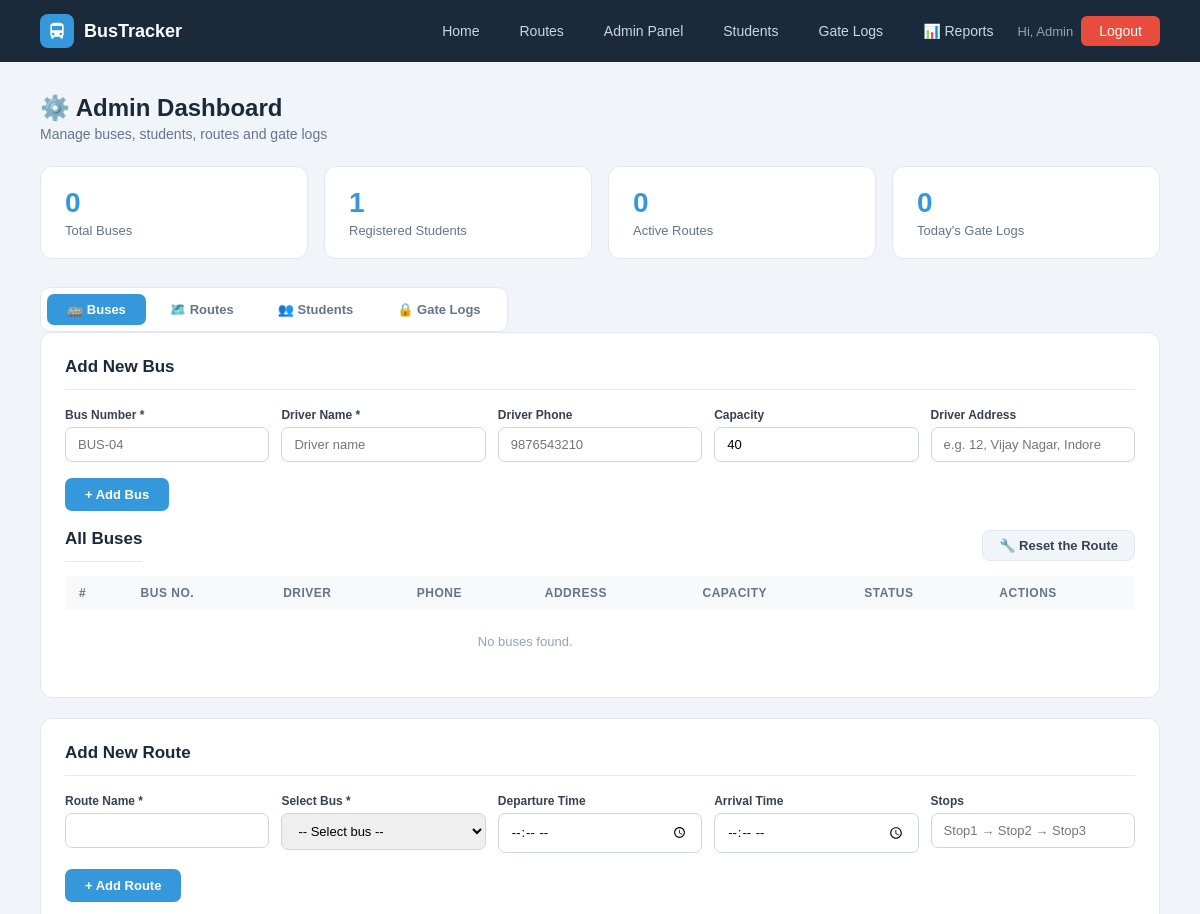
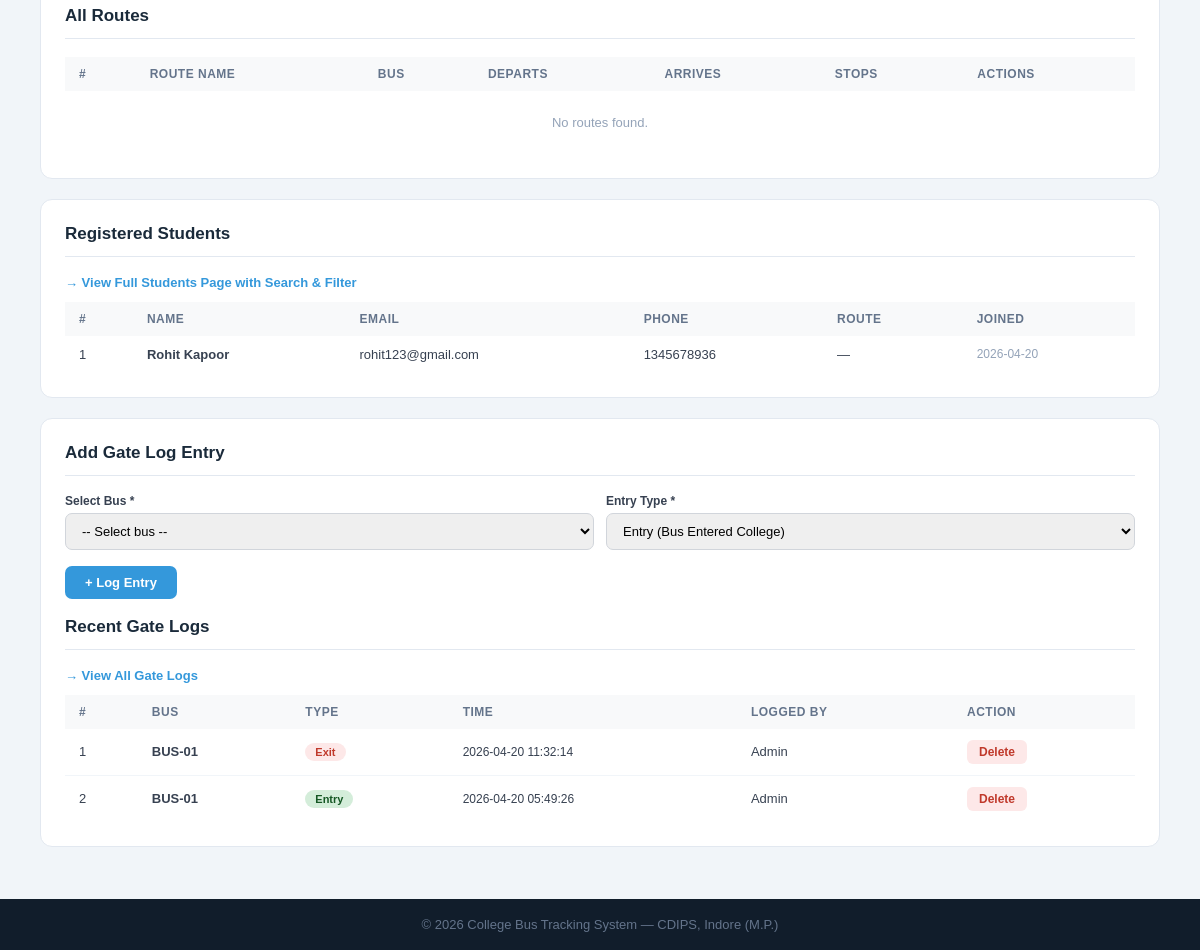
The page /admin (signed in) on the database its author committed (2 pictures, top to bottom).
### tables this page shows
CREATE TABLE users (
        id INTEGER PRIMARY KEY AUTOINCREMENT,
        name TEXT NOT NULL, email TEXT UNIQUE NOT NULL,
        password TEXT NOT NULL, role TEXT DEFAULT 'student',
        phone TEXT, route_id INTEGER,
        created_at TIMESTAMP DEFAULT CURRENT_TIMESTAMP);

CREATE TABLE gate_logs (
        id INTEGER PRIMARY KEY AUTOINCREMENT,
        bus_id INTEGER, bus_number TEXT, entry_type TEXT,
        log_time TIMESTAMP DEFAULT CURRENT_TIMESTAMP,
        noted_by TEXT DEFAULT 'System',
        FOREIGN KEY(bus_id) REFERENCES buses(id));

### app.py (the view)
@app.route('/admin')
@admin_required
def admin_dashboard():
    db = get_db()
    buses    = db.execute("SELECT * FROM buses").fetchall()
    students = db.execute('''SELECT u.*,r.route_name FROM users u
                             LEFT JOIN routes r ON u.route_id=r.id
                             WHERE u.role='student' ORDER BY u.created_at DESC''').fetchall()
    routes   = db.execute("SELECT r.*,b.bus_number FROM routes r LEFT JOIN buses b ON r.bus_id=b.id").fetchall()
    logs     = db.execute("SELECT * FROM gate_logs ORDER BY log_time DESC LIMIT 15").fetchall()
    stats = dict(
        total_buses=db.execute("SELECT COUNT(*) FROM buses").fetchone()[0],
        total_students=db.execute("SELECT COUNT(*) FROM users WHERE role='student'").fetchone()[0],
        total_routes=db.execute("SELECT COUNT(*) FROM routes").fetchone()[0],
        today_logs=db.execute("SELECT COUNT(*) FROM gate_logs WHERE DATE(log_time)=DATE('now')").fetchone()[0])
    db.close(); return render_template('admin.html', buses=buses, students=students, routes=routes, logs=logs, stats=stats)

### templates/admin.html (shortened to what this page needs)
{% extends "base.html" %}
{% block content %}
<div class="page">
    <div class="page-header">
        <div style="display:flex;gap:12px;align-items:flex-start;flex-wrap:wrap;justify-content:space-between;">
            <div>
                <h1>⚙️ Admin Dashboard</h1>
                <p>Manage buses, students, routes and gate logs</p>
            </div>
        </div>
    </div>
    <div class="stat-cards">
        <div class="stat-card"><div class="num">{{ stats.total_buses }}</div><div class="lbl">Total Buses</div></div>
        <div class="stat-card"><div class="num">{{ stats.total_students }}</div><div class="lbl">Registered Students</div></div>
        <div class="stat-card"><div class="num">{{ stats.total_routes }}</div><div class="lbl">Active Routes</div></div>
        <div class="stat-card"><div class="num">{{ stats.today_logs }}</div><div class="lbl">Today's Gate Logs</div></div>
    </div>
    <div class="tab-wrap">
        <div class="tab-labels">
            <label for="tab-buses">🚌 Buses</label>
            <label for="tab-routes">🗺️ Routes</label>
            <label for="tab-students">👥 Students</label>
            <label for="tab-logs">🔒 Gate Logs</label>
        </div>
        <div class="tab-contents">
            <div class="panel" id="content-buses">
                <h2>Add New Bus</h2>
                <form method="POST" action="{{ url_for('add_bus') }}">
                    <div class="form-row">
                        <div class="fg"><label>Bus Number *</label><input type="text" name="bus_number" placeholder="BUS-04" required></div>
                        <div class="fg"><label>Driver Name *</label><input type="text" name="driver_name" placeholder="Driver name" required></div>
                        <div class="fg"><label>Driver Phone</label><input type="tel" name="driver_phone" placeholder="9876543210" maxlength="10"></div>
                        <div class="fg"><label>Capacity</label><input type="number" name="capacity" value="40" min="10" max="60"></div>
                        <div class="fg" style="width:100%"><label>Driver Address</label><input type="text" name="driver_address" placeholder="e.g. 12, Vijay Nagar, Indore"></div>
                    </div>
                    <button type="submit" class="btn-add">+ Add Bus</button>
                </form>
                <br>
                <div style="display:flex;align-items:center;justify-content:space-between;margin-bottom:14px;">
                    <h2 style="margin:0;">All Buses</h2>
                    <a href="{{ url_for('fix_routes') }}"
                       onclick="return confirm('Are you sure you want to restore all routes to their original buses?')"
                       style="background:#f1f5f9;color:#374151;padding:7px 16px;border-radius:8px;font-size:13px;font-weight:600;text-decoration:none;border:1px solid #e2e8f0;">
                       🔧 Reset the Route
                    </a>
                </div>
                <table>
                    <thead><tr><th>#</th><th>Bus No.</th><th>Driver</th><th>Phone</th><th>Address</th><th>Capacity</th><th>Status</th><th>Actions</th></tr></thead>
                    <tbody>
                    {% for b in buses %}
                    <tr>
                        <td>{{ loop.index }}</td>
                        <td><b>{{ b.bus_number }}</b></td>
                        <td>{{ b.driver_name }}</td>
                        <td>{{ b.driver_phone or '—' }}</td>
                        <td style="font-size:12px;color:#64748b;max-width:160px;">{{ b.driver_address or '—' }}</td>
                        <td>{{ b.capacity }}</td>
                        <td><span class="badge {{ 'badge-green' if b.status=='active' else 'badge-red' }}">{{ b.status.upper() }}</span></td>
                        <td>
                            {% if b.status == 'active' %}
                            <a href="{{ url_for('bus_status', bid=b.id, status='inactive') }}" class="btn-sm btn-warning">Deactivate</a>
                            {% else %}
                            <a href="{{ url_for('bus_status', bid=b.id, status='active') }}" class="btn-sm btn-success">Activate</a>
                            {% endif %}
                            <a href="{{ url_for('delete_bus', bid=b.id) }}" class="btn-sm btn-danger">Delete</a>
                        </td>
                    </tr>
                    {% else %}
                    <tr><td colspan="7" style="text-align:center;color:#94a3b8;padding:24px">No buses found.</td></tr>
                    {% endfor %}
                    </tbody>
                </table>
            </div>
           <div class="panel" id="content-routes">
             <h2>Add New Route</h2>
             <form method="POST" action="{{ url_for('add_route') }}">
                <div class="form-row">
                    <div class="fg">
                        <label>Route Name *</label>
                        <input type="text" name="route_name" required>
                    </div>
                    <div class="fg">
                        <label>Select Bus *</label>
                        <select name="bus_id" required>
                            <option value="">-- Select bus --</option>
                        </select>
                    </div>
                    <div class="fg">
                        <label>Departure Time</label>
                        <input type="time" name="departure_time">
                    </div>
                    <div class="fg">
                        <label>Arrival Time</label>
                        <input type="time" name="arrival_time">
                    </div>
                    <div class="fg" style="width:100%">
                        <label>Stops</label>
                        <input type="text" name="stops" placeholder="Stop1 → Stop2 → Stop3">
                    </div>
                </div>
                <button type="submit" class="btn-add">+ Add Route</button>
            </form>
            <br>
             <h2>All Routes</h2>
             <table>
                <thead>
                    <tr>
                        <th>#</th>
                        <th>Route Name</th>
                        <th>Bus</th>
                        <th>Departs</th>
                        <th>Arrives</th>
                        <th>Stops</th>
                        <th>Actions</th>
                    </tr>
                </thead>
                <tbody>
                    {% for r in routes %}
                    <tr>
                        <td>{{ loop.index }}</td>
                        <td><b>{{ r.route_name }}</b></td>
                        <td><span class="badge badge-blue">{{ r.bus_number or 'N/A' }}</span></td>
                        <td>
                            {% if r.departure_time %}
                                {{ (r.departure_time[:2]|int % 12 or 12) }}:{{ r.departure_time[3:] }}
                                {{ 'AM' if r.departure_time[:2]|int < 12 else 'PM' }}
                            {% else %}
                                 —
                            {% endif %}
                        </td>
                        <td>
                            {% if r.arrival_time %}
                                {{ (r.arrival_time[:2]|int % 12 or 12) }}:{{ r.arrival_time[3:] }}
                                {{ 'AM' if r.arrival_time[:2]|int < 12 else 'PM' }}
                            {% else %}
                               —
                            {% endif %}
                        </td>
                        <td style="max-width:240px;font-size:12px;color:#64748b">
                        {% if r.stops %}
                        {% set stop_list = r.stops.replace(',','→').split('→') %}
                        {{ stop_list[0].strip() }}
                        {% if stop_list|length > 1 %} → {{ stop_list[1].strip() }}{% endif %}
                        {% if stop_list|length > 2 %} → {{ stop_list[2].strip() }}{% endif %}
                        {% if stop_list|length > 3 %}
                            ...
                            <a href="#" onclick="alert(`{{ r.stops }}`)">[View]</a>
                        {% endif %}
                {% else %}
                    —
                {% endif %}
            </td>
            <td>
                <a href="{{ url_for('delete_route', rid=r.id) }}"
                   onclick="return confirm('Are you sure you want to delete this route?')"
                   class="btn-sm btn-danger">
                   Delete
                </a>
            </td>
        </tr>
        {% else %}
        <tr>
            <td colspan="7" style="text-align:center;color:#94a3b8;padding:24px">
                No routes found.
            </td>
        </tr>
        {% endfor %}
        </tbody>
    </table>
</div>
            <div class="panel" id="content-students">
                <h2>Registered Students</h2>
                <p style="font-size:13px;color:#64748b;margin-bottom:12px">
                    <a href="{{ url_for('students_list') }}" style="color:#3498db;font-weight:bold">→ View Full Students Page with Search &amp; Filter</a>
                </p>
                <table>
                    <thead><tr><th>#</th><th>Name</th><th>Email</th><th>Phone</th><th>Route</th><th>Joined</th></tr></thead>
                    <tbody>
                    {% for s in students[:10] %}
                    <tr>
                        <td>{{ loop.index }}</td>
                        <td><b>{{ s.name }}</b></td>
                        <td>{{ s.email }}</td>
                        <td>{{ s.phone or '—' }}</td>
                        <td>{{ s.route_name or '—' }}</td>
                        <td style="font-size:12px;color:#94a3b8">{{ s.created_at[:10] if s.created_at else '—' }}</td>
                    </tr>
                    {% else %}
                    <tr><td colspan="6" style="text-align:center;color:#94a3b8;padding:24px">No students registered.</td></tr>
                    {% endfor %}
                    </tbody>
                </table>
            </div>
            <div class="panel" id="content-logs">
                <h2>Add Gate Log Entry</h2>
                <form method="POST" action="{{ url_for('add_gate_log') }}">
                    <div class="form-row">
                        <div class="fg">
                            <label>Select Bus *</label>
                            <select name="bus_id" required>
                                <option value="">-- Select bus --</option>
                            </select>
                        </div>
                        <div class="fg">
                            <label>Entry Type *</label>
                            <select name="entry_type" required>
                                <option value="Entry">Entry (Bus Entered College)</option>
                            </select>
                        </div>
                    </div>
                    <button type="submit" class="btn-add">+ Log Entry</button>
                </form>
                <br>
                <h2>Recent Gate Logs</h2>
                <p style="font-size:13px;color:#64748b;margin-bottom:12px">
                    <a href="{{ url_for('gate_logs_page') }}" style="color:#3498db;font-weight:bold">→ View All Gate Logs</a>
                </p>
                <table>
                    <thead><tr><th>#</th><th>Bus</th><th>Type</th><th>Time</th><th>Logged By</th><th>Action</th></tr></thead>
                    <tbody>
                    {% for l in logs %}
                    <tr>
                        <td>{{ loop.index }}</td>
                        <td><b>{{ l.bus_number }}</b></td>
                        <td><span class="badge {{ 'badge-in' if l.entry_type=='Entry' else 'badge-out' }}">{{ l.entry_type }}</span></td>
                        <td style="font-size:12px">{{ l.log_time }}</td>
                        <td>{{ l.noted_by }}</td>
                        <td>
                            <a href="{{ url_for('delete_gate_log', lid=l.id) }}"
                               onclick="return confirm('Delete this gate log entry?')"
                               class="btn-sm btn-danger">Delete</a>
                        </td>
                    </tr>
                    {% else %}
                    <tr><td colspan="6" style="text-align:center;color:#94a3b8;padding:24px">No gate logs yet.</td></tr>
                    {% endfor %}
                    </tbody>
                </table>
            </div>
        </div>
    </div>
</div>
{% endblock %}

### templates/base.html (shortened to what this page needs)
<!DOCTYPE html>
<html lang="en">
<head>
    <link rel="stylesheet" href="{{ url_for('static', filename='css/style.css') }}">
</head>
<body>
<nav>
    <div class="nav-logo">
        <div class="nav-logo-icon">
            <svg viewBox="0 0 24 24"><path d="M4 16c0 .88.39 1.67 1 2.22V20a1 1 0 001 1h1a1 1 0 001-1v-1h8v1a1 1 0 001 1h1a1 1 0 001-1v-1.78c.61-.55 1-1.34 1-2.22V6c0-3.5-3.58-4-8-4S4 2.5 4 6v10zm3.5 1a1.5 1.5 0 110-3 1.5 1.5 0 010 3zm9 0a1.5 1.5 0 110-3 1.5 1.5 0 010 3zM6 6h12v5H6V6z"/></svg>
        </div>
        <span>BusTracker</span>
    </div>
    <div class="nav-links">
        <a href="{{ url_for('home') }}">Home</a>
        <a href="{{ url_for('routes_page') }}">Routes</a>
        {% if 'admin' in session or 'student' in session %}
            {% if 'admin' in session %}
                <a href="{{ url_for('admin_dashboard') }}">Admin Panel</a>
                <a href="{{ url_for('students_list') }}">Students</a>
                <a href="{{ url_for('gate_logs_page') }}">Gate Logs</a>
                <a href="{{ url_for('admin_reports') }}">📊 Reports</a>
            {% endif %}
            <span style="color:#94a3b8;font-size:13px">
                Hi,
                {% if 'admin' in session %}
                {{ session['admin']['name'] }}
                {% else %}
                {{ session['student']['name'] }}
                {% endif %}
            </span>
            {% if 'admin' in session %}
            <a href="/logout/admin" class="btn-danger">Logout</a>
            {% else %}
            <a href="/logout/student" class="btn-danger">Logout</a>
            {% endif %}
        {% endif %}
    </div>
</nav>
{% block content %}{% endblock %}
<footer><p>© 2026 College Bus Tracking System — CDIPS, Indore (M.P.)</p></footer>
</body>
</html>

### rows shown on the page
users: name "Rohit Kapoor", email "rohit123@gmail.com", phone "1345678936", route_name "—", created_at "2026-04-20"
gate_logs: bus_number "BUS-01", entry_type "Exit", log_time "2026-04-20 11:32:14", noted_by "Admin"
gate_logs: bus_number "BUS-01", entry_type "Entry", log_time "2026-04-20 05:49:26", noted_by "Admin"

### other values the page prints
{{ session['admin']['name'] }} "Admin"
{{ stats.total_buses }} "0"
{{ stats.total_students }} "1"
{{ stats.total_routes }} "0"
{{ stats.today_logs }} "0"
